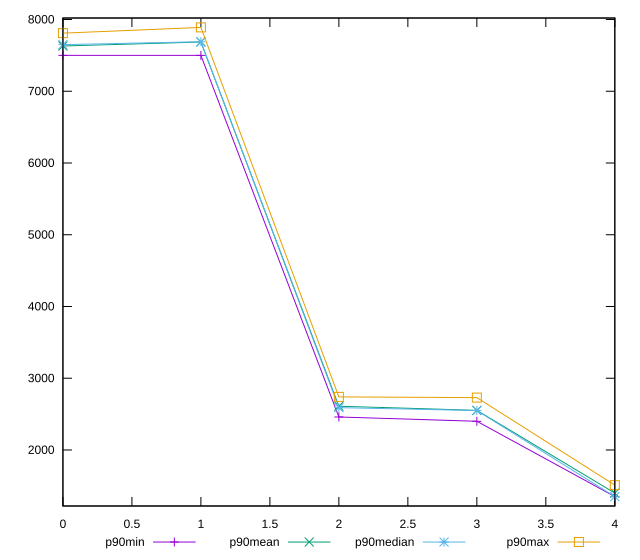

Write the gnuplot code that produced this figure.
reset

$p90Min <<EOF
0 7500
1 7500
2 2460
3 2400
4 1350
EOF

$p90Mean <<EOF
0 7630.95744680851
1 7686.595744680851
2 2610
3 2552.127659574468
4 1399.2553191489362
EOF

$p90Median <<EOF
0 7650
1 7690
2 2590
3 2550
4 1350
EOF

$p90Max <<EOF
0 7810
1 7890
2 2740
3 2730
4 1510
EOF

set key outside below
set xrange [0:4]
set yrange [1219.2:8020.8]
set trange [1219.2:8020.8]
set terminal svg size 640, 560 enhanced background rgb 'white'
set output "report_00017_2021-02-10T15-08-03.406Z/uses-text-compression/progression/value.svg"

plot $p90Min title "p90min" with linespoints, \
     $p90Mean title "p90mean" with linespoints, \
     $p90Median title "p90median" with linespoints, \
     $p90Max title "p90max" with linespoints

reset
